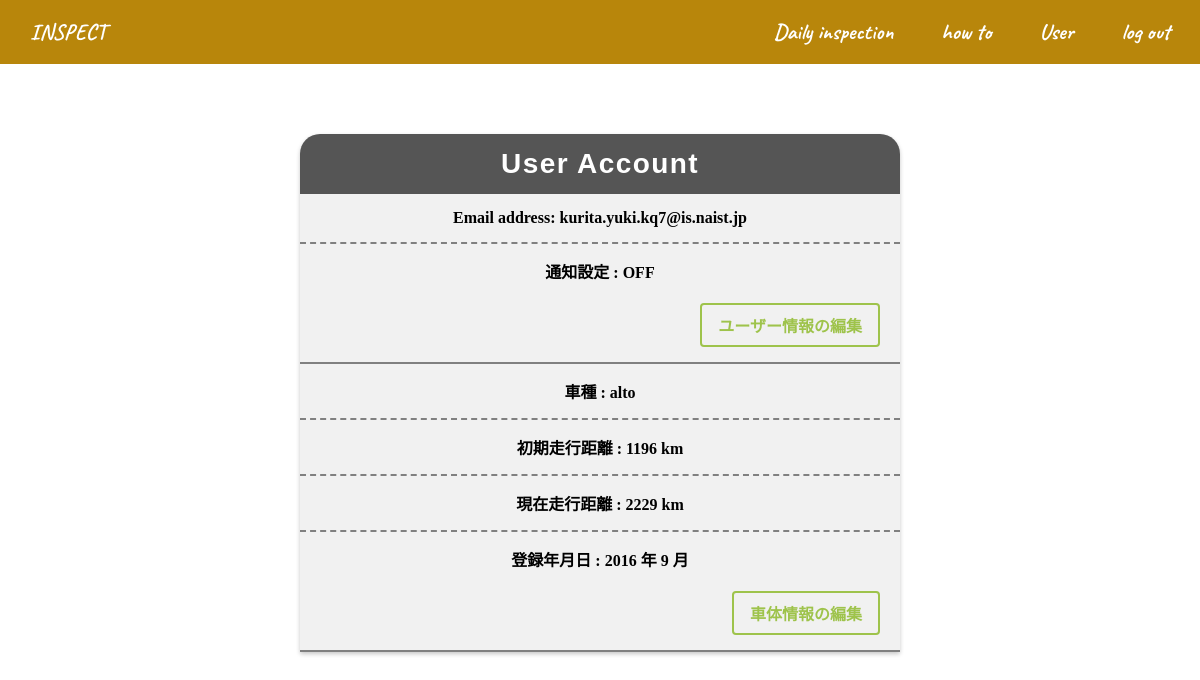
Before: /user/information.php (signed in) with the older database file.
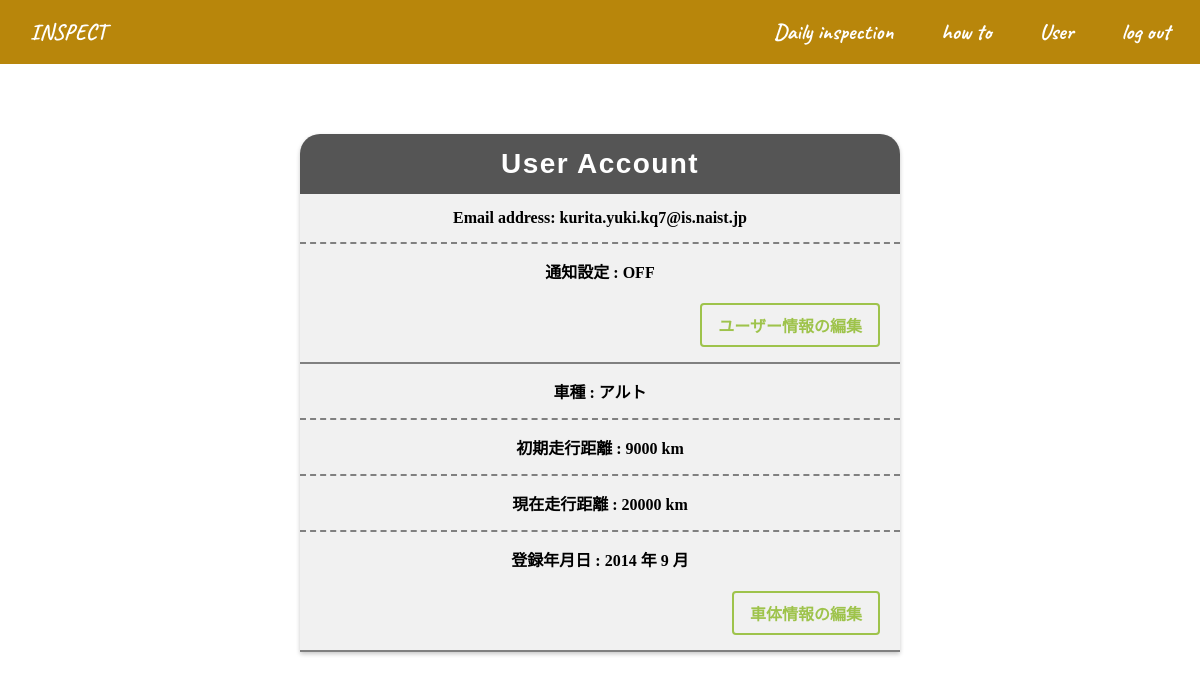
After: the same page with the newer database file.
### tables this page shows
CREATE TABLE car(user_id interger,car_name text,first_distance interger,now_distance interger,reg_date interger,primary key(user_id));

### user/information.php (the view, shortened to what this page needs)
<html>
<head>
  <link rel="stylesheet" type="text/css" href="../css/userstyle.css">
</head>
<body>
  <header>
    <nav>
    <ul id="menu">
        <li class="logo"><a href="inspect.php">INSPECT</a></li>
        <li><a href="inspect.php">Daily inspection</a></li>
        <li><a href="checker.php">how to</a></li>
        <li><a href="information.php">User</a></li>
        <li><a href="logout.php">log out</a></li>
      </ul>
    </nav>
  </header>
  <main>
    <div class="box">
    <div class="box-title">User Account</div>
    <div class = "container">
    <div class="item">
    Email address:
    <?php
      print $_SESSION["email"];
     ?>
  </div>
    <div class="item2">
    通知設定 :
    <?php
      if($_SESSION["notification"]==0){
      print "OFF";
    }else{
      print "ON";
    }
     ?>
    <div class = "b_container">
    <a href="./user_edit.php" class="btn-border">ユーザー情報の編集</a>
  </div>
</div>
    <div class="item">
    車種 :
    <?php
    $config = True;
    try{
      $db = new SQLite3("../DB/customer.sqlite3");
      $sql = 'SELECT * FROM car';
      $res = $db->query($sql);
      while( $row = $res->fetchArray()){
        if($row['user_id']==$_SESSION['user_id']){
          echo $row['car_name'];
          $f_distance = $row['first_distance'];
          $n_distance = $row['now_distance'];
          $reg_date = $row['reg_date'];
          $config = False;
        }
      }
    }catch(Exception $e){
      echo 'データベースエラー';
    }
     ?>
    </div>
    <div class="item">
    初期走行距離 :
    <?php
    if($config){
      echo '初期の走行距離を設定して下さい';
    }else{
      echo $f_distance.' km';
    }
     ?>
    </div>
    <div class="item">
    現在走行距離 :
    <?php
    if($config){
      echo '現在の走行距離を設定して下さい';
    }else{
      echo $n_distance.' km';
    }
     ?>
    </div>
    <div class="item2">
    登録年月日 :
    <?php
    if($config){
      echo '登録年月日を設定して下さい';
    }else{
      echo substr($reg_date,0,4).' 年 '.substr($reg_date,4).' 月';
    }
     ?>
     <div class = "b_container">
     <a href="./car_edit.php" class="btn-border">車体情報の編集</a>
   </div>
</div>
  </main>
</body>

Changed rows visible on the page:
changed car: car_name "alto" → "アルト"; first_distance "1196" → "9000"; now_distance "2229" → "20000"; reg_date "2016" → "2014"
